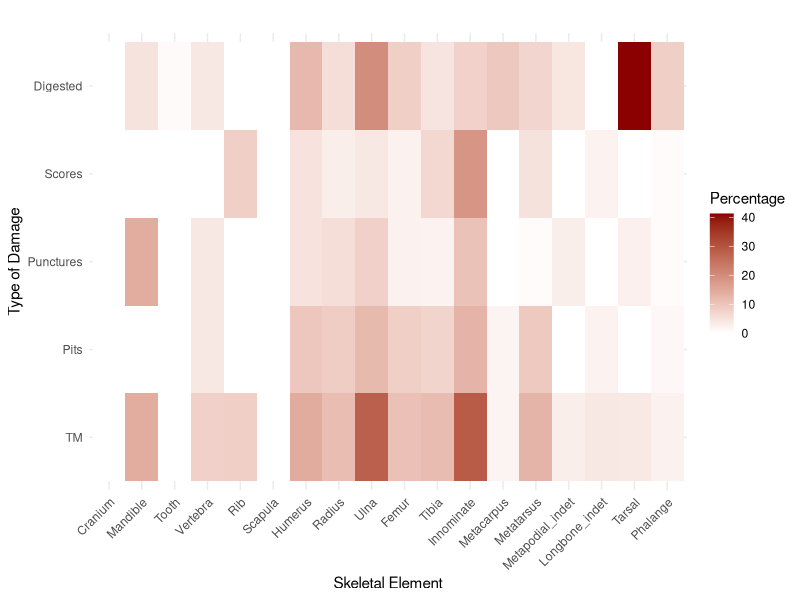

Recreate this plot in R.
#Alternating carnivore and Neanderthal activities at Escoural Cave:
#Insights from the taphonomic and machine learning analysis of leporid remains

# Cobo-Sánchez, L.; Rufà, A.; Cascalheira, J.

# 5. Bone surface modifications. Heatmap for tooth marks

library(ggplot2)
library(reshape2)

# Load the data
tm <- read.csv("analysis/data/raw_data/5_tm.csv", sep=";", header=TRUE)

# Print the first few rows of the data to check
head(tm)

# Ensure the 'Element' column is treated as a factor with levels in the desired order
tm$Element <- factor(tm$Element, levels = tm$Element)

# Convert data to long format
data_long <- melt(tm, id.vars = "Element", variable.name = "Damage_Type", value.name = "Percentage")

# Print the first few rows of the long-format data to check
head(data_long)

# Create the heatmap
plot<-ggplot(data_long, aes(x = Element, y = Damage_Type, fill = Percentage)) +
  geom_tile() +
  scale_fill_gradient(low = "white", high = "darkred") +
  theme_minimal()+
  labs(title = "", #Heatmap of Damage Types Across Skeletal Elements
       x = "Skeletal Element",
       y = "Type of Damage") +
  theme(axis.text.x = element_text(angle = 45, hjust = 1))+
  theme(
    panel.background = element_rect(fill = "white", color = NA),
    plot.background = element_rect(fill = "white", color = NA)
  )

# Save the plot with 300 dpi resolution
#ggsave("Figure7.png", plot = plot, width = 10, height = 8, dpi = 300)
